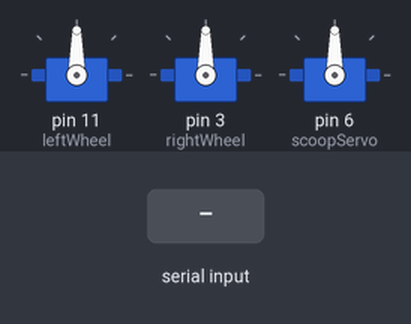
A sketch run on a simulated Arduino Uno, built with avr-gcc and run on an emulated ATmega328P. Parts: 3 × servo. Inputs (shaded band) come from the test bench. What the sketch prints to the serial monitor is not drawn.

Above: at 1.2 s.
1.3 s: "0" received over Serial
2.8 s: "1" received over Serial
Timing chart, 0 to 5.8 s (numbered marks = the images above; inputs shaded):
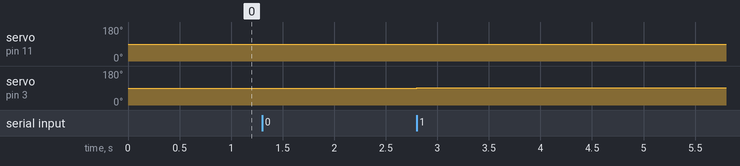

The sketch:

serialGuide.ino
```cpp
/*

 This program receives ASCII characters 1,2,3, or 4 via serial.
 It then controls servo speeds accordingly.
 If '5' is sent, it toggles the position of the scoop.

 */
#include <Servo.h>

int inByte = 0;         // incoming serial byte
int leftSpeed = 0;
int rightSpeed = 0;
boolean scoopOpen = false;

Servo leftWheel;
Servo rightWheel;
Servo scoopServo;

void setup()
{
  // start serial port at 9600 bps:
  Serial.begin(115200);
  leftWheel.attach(11);
  rightWheel.attach(3);
  scoopServo.attach(6); //is this the right pin?
  go(leftSpeed, rightSpeed);
}

void loop()
{
  // if we get a valid byte, read analog ins:
  if (Serial.available() > 0) {
    // get incoming byte:
    inByte = Serial.read();
    switch (inByte) {
      case '1':
        //forward
        leftSpeed++;
        rightSpeed++;
        break;
      case '2':
        //backward
        leftSpeed--;
        rightSpeed--;
        break;
      case '4':
        //left
        leftSpeed--;
        rightSpeed++;
        break;
      case '8':
        //right
        leftSpeed++;
        rightSpeed--;
        break;
      case '16':
        //toggle scoop
        scoopOpen = !scoopOpen;
        toggleScoop(scoopOpen);
        break;
      default:
        //none of the above
        Serial.print('invalid character');
        break;

    } //end switch
  go(leftSpeed, rightSpeed);
  }//end if serial available

}//end void loop

void go(int leftSpeed, int rightSpeed) {
  int maxRange = 30;  //max speed in either direction
  int rightOutput;
  int leftOutput;

  //reject bad outputs
  if(leftSpeed>maxRange) leftSpeed=maxRange;
  if(rightSpeed>maxRange) rightSpeed=maxRange;
  if(leftSpeed<(-1*maxRange)) leftSpeed= -1*maxRange;
  if(rightSpeed<(-1*maxRange)) rightSpeed= -1*maxRange;


  //transform to servo values
  leftOutput = 90-leftSpeed; //left wheel is installed backwards
  rightOutput = 90 + rightSpeed;


  //write to servos
  leftWheel.write(leftOutput);
  rightWheel.write(rightOutput);
}

void toggleScoop(boolean scoopOpen){
  if (scoopOpen)
  {
     scoopServo.write(0);  //calibrate numbers needed, should be closed position here
  }
  else
  {
    scoopServo.write(60);  //calibrate numbers needed, should be opened position here
  }
}
```

Measured:
- after the input at 1.3 s, every drawn part: stays the same
- after the input at 2.8 s, servo on pin 11 (leftWheel): 90° → 89° at once; servo on pin 3 (rightWheel): 90° → 91° at once
